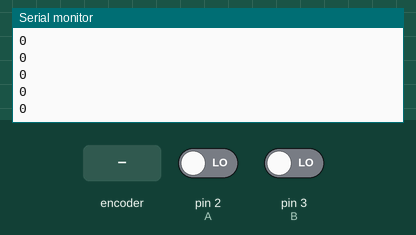
Simulated run of this sketch. Board: Arduino Uno, built with avr-gcc and run on an emulated ATmega328P. Parts: the last lines printed to the serial monitor. The inputs (shaded band) are chosen by the test bench; at power-on: pin 2 (A) LOW, pin 3 (B) LOW.

Above: at 1.2 s.
1.3 s: rotary encoder on pin 2 (A) / pin 3 (B) turned 1 step (first pin leading)
At 1.8 s:
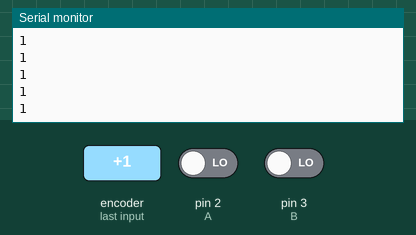
3.0 s: rotary encoder on pin 2 (A) / pin 3 (B) turned 1 step (first pin leading)
At 3.7 s:
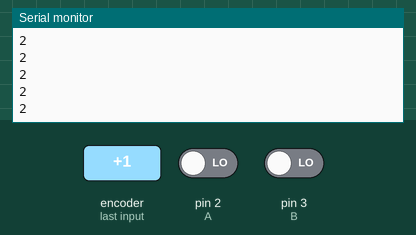
Timing chart, 0 to 6.0 s (numbered marks = the images above; inputs shaded):
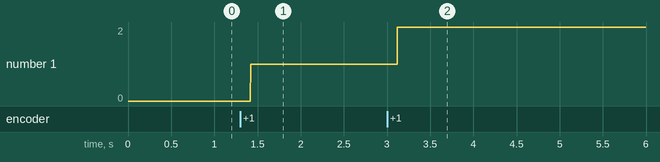

Measured:
- after the input at 1.3 s, the serial monitor: prints a new line after 0.12 s (image 1)
- after the input at 3.0 s, the serial monitor: prints a new line after 0.12 s (image 2)
- plotted number 1: 0 → 1 after the input at 1.3 s, 1 → 2 after the input at 3.0 s

The sketch:

simple_robot_counter.ino
```cpp
#define A 2
#define B 3
int counter = 0;
void isr(){
  if (digitalRead(B)==LOW){
    counter++;}
  else{
    counter--;}
  }
void setup() {
  // put your setup code here, to run once:
  Serial.begin(9600);
  pinMode(A,INPUT);
  pinMode(B,INPUT);
  attachInterrupt(digitalPinToInterrupt(A), isr, RISING);

}

void loop() {
  // put your main code here, to run repeatedly:
  Serial.println(counter);

}
```
